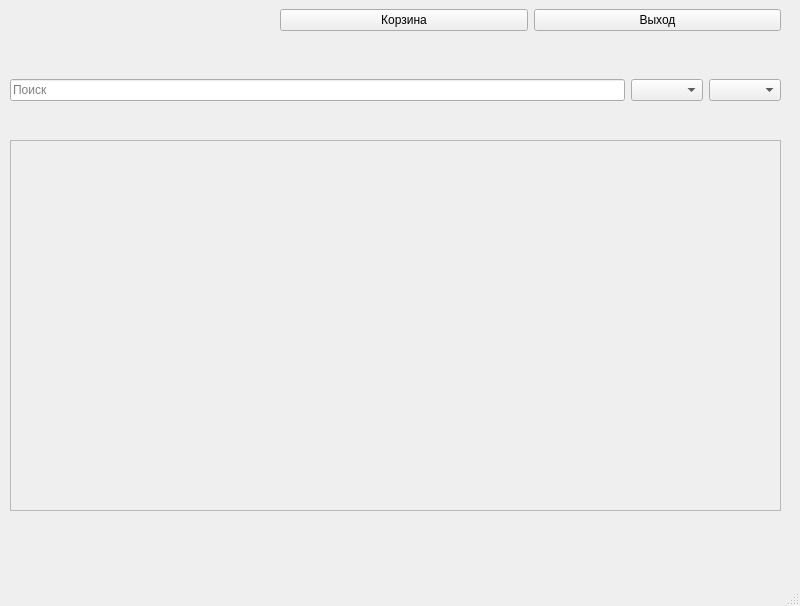
<?xml version="1.0" encoding="UTF-8"?>
<ui version="4.0">
 <class>MainWindow</class>
 <widget class="QMainWindow" name="MainWindow">
  <property name="geometry">
   <rect>
    <x>0</x>
    <y>0</y>
    <width>800</width>
    <height>606</height>
   </rect>
  </property>
  <property name="windowTitle">
   <string>MainWindow</string>
  </property>
  <widget class="QWidget" name="centralwidget">
   <widget class="QWidget" name="horizontalLayoutWidget">
    <property name="geometry">
     <rect>
      <x>280</x>
      <y>0</y>
      <width>501</width>
      <height>41</height>
     </rect>
    </property>
    <layout class="QHBoxLayout" name="horizontalLayout">
     <item>
      <widget class="QPushButton" name="pushButton_3">
       <property name="text">
        <string>Корзина</string>
       </property>
      </widget>
     </item>
     <item>
      <widget class="QPushButton" name="pushButton">
       <property name="text">
        <string>Выход</string>
       </property>
      </widget>
     </item>
    </layout>
   </widget>
   <widget class="QWidget" name="horizontalLayoutWidget_2">
    <property name="geometry">
     <rect>
      <x>10</x>
      <y>50</y>
      <width>771</width>
      <height>80</height>
     </rect>
    </property>
    <layout class="QHBoxLayout" name="horizontalLayout_2">
     <item>
      <widget class="QLineEdit" name="lineEdit_search">
       <property name="placeholderText">
        <string>Поиск</string>
       </property>
      </widget>
     </item>
     <item>
      <widget class="QComboBox" name="comboBox_disc"/>
     </item>
     <item>
      <widget class="QComboBox" name="comboBox_sort"/>
     </item>
    </layout>
   </widget>
   <widget class="QScrollArea" name="scrollArea">
    <property name="geometry">
     <rect>
      <x>10</x>
      <y>140</y>
      <width>771</width>
      <height>371</height>
     </rect>
    </property>
    <property name="widgetResizable">
     <bool>true</bool>
    </property>
    <widget class="QWidget" name="scrollAreaWidgetContents">
     <property name="geometry">
      <rect>
       <x>0</x>
       <y>0</y>
       <width>769</width>
       <height>369</height>
      </rect>
     </property>
    </widget>
   </widget>
  </widget>
  <widget class="QMenuBar" name="menubar">
   <property name="geometry">
    <rect>
     <x>0</x>
     <y>0</y>
     <width>800</width>
     <height>21</height>
    </rect>
   </property>
  </widget>
  <widget class="QStatusBar" name="statusbar"/>
 </widget>
 <resources/>
 <connections/>
</ui>
